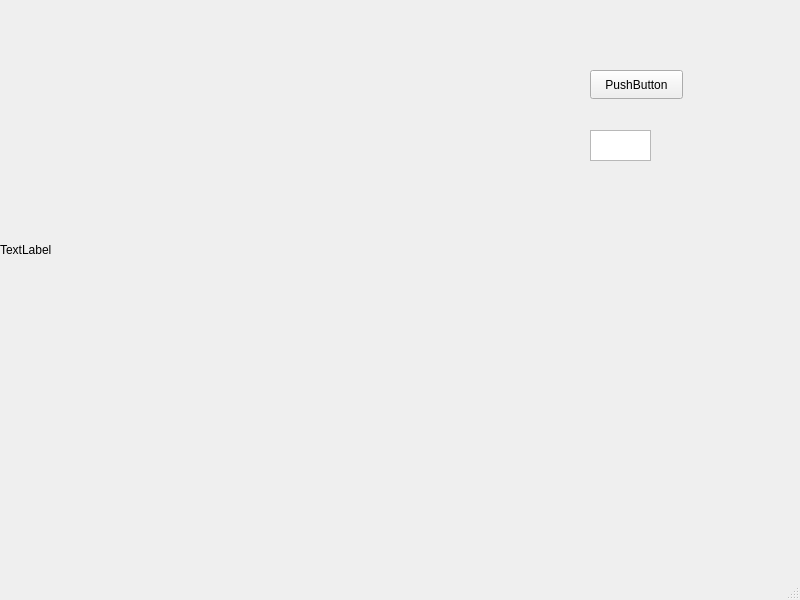
<?xml version="1.0" encoding="UTF-8"?>
<ui version="4.0">
 <class>MainWindow</class>
 <widget class="QMainWindow" name="MainWindow">
  <property name="geometry">
   <rect>
    <x>0</x>
    <y>0</y>
    <width>800</width>
    <height>600</height>
   </rect>
  </property>
  <property name="windowTitle">
   <string>MainWindow</string>
  </property>
  <widget class="QWidget" name="centralwidget">
   <widget class="QLabel" name="label">
    <property name="geometry">
     <rect>
      <x>0</x>
      <y>0</y>
      <width>500</width>
      <height>500</height>
     </rect>
    </property>
    <property name="text">
     <string>TextLabel</string>
    </property>
   </widget>
   <widget class="QPushButton" name="pushButton">
    <property name="geometry">
     <rect>
      <x>590</x>
      <y>70</y>
      <width>93</width>
      <height>29</height>
     </rect>
    </property>
    <property name="text">
     <string>PushButton</string>
    </property>
   </widget>
   <widget class="QTextEdit" name="textEdit">
    <property name="geometry">
     <rect>
      <x>590</x>
      <y>130</y>
      <width>61</width>
      <height>31</height>
     </rect>
    </property>
   </widget>
  </widget>
  <widget class="QMenuBar" name="menubar">
   <property name="geometry">
    <rect>
     <x>0</x>
     <y>0</y>
     <width>800</width>
     <height>26</height>
    </rect>
   </property>
  </widget>
  <widget class="QStatusBar" name="statusbar"/>
 </widget>
 <resources/>
 <connections/>
</ui>
